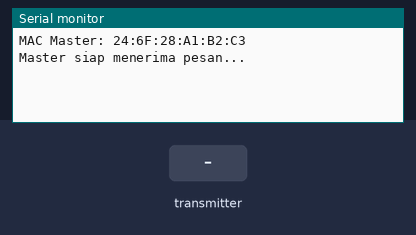
A sketch run on a simulated ESP32. On the bench: the last lines printed to the serial monitor. Inputs (shaded band) come from the test bench.

Above: at 2.2 s.
2.3 s: the transmitter starts sending id = 0
At 2.61 s:
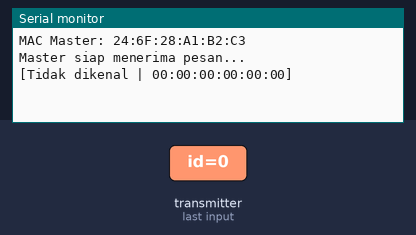
4.3 s: the transmitter starts sending text = 0
At 4.61 s:
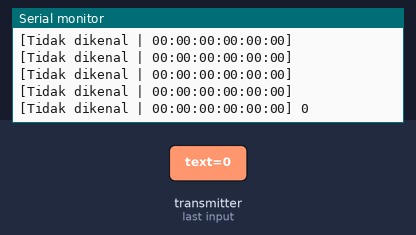
5.8 s: the transmitter starts sending text = 1
At 6.11 s:
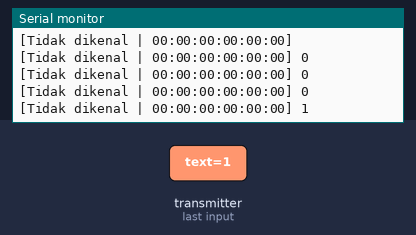

Measured:
- after the input at 2.3 s, the serial monitor: prints a new line at once (image 1)
- after the input at 4.3 s, the serial monitor: prints a new line at once (image 2)
- after the input at 5.8 s, the serial monitor: prints a new line at once (image 3)

The sketch:

Master.ino
```cpp
/*
  ESP-NOW Many to One - MASTER (Penerima)
  Master  : cc:7b:5c:f2:2e:e0
  Slave 1 : a4:f0:0f:91:95:60
  Slave 2 : 20:9b:a9:b1:c4:80

  Master menerima pesan teks dari Slave 1 dan Slave 2,
  lalu menampilkannya di Serial Monitor (115200 baud).
*/

#include <WiFi.h>
#include <esp_now.h>

// MAC address slave
uint8_t slave1MAC[] = {0xA4, 0xF0, 0x0F, 0x91, 0x95, 0x60};
uint8_t slave2MAC[] = {0x20, 0x9B, 0xA9, 0xB1, 0xC4, 0x80};

// Struktur pesan (harus sama dengan di slave)
typedef struct {
  uint8_t id;        // ID pengirim (1 atau 2)
  char text[200];    // isi pesan
} Pesan;

Pesan pesanMasuk;

const char* namaPengirim(const uint8_t *mac) {
  if (memcmp(mac, slave1MAC, 6) == 0) return "Slave 1";
  if (memcmp(mac, slave2MAC, 6) == 0) return "Slave 2";
  return "Tidak dikenal";
}

// Callback saat data diterima
// Core ESP32 v3.x : (const esp_now_recv_info_t *info, const uint8_t *data, int len)
// Core ESP32 v2.x : (const uint8_t *mac, const uint8_t *data, int len)
#if ESP_ARDUINO_VERSION_MAJOR >= 3
void onDataRecv(const esp_now_recv_info_t *info, const uint8_t *data, int len) {
  const uint8_t *mac = info->src_addr;
#else
void onDataRecv(const uint8_t *mac, const uint8_t *data, int len) {
#endif
  if (len != sizeof(Pesan)) return;
  memcpy(&pesanMasuk, data, sizeof(Pesan));
  pesanMasuk.text[sizeof(pesanMasuk.text) - 1] = '\0';

  Serial.printf("[%s | %02X:%02X:%02X:%02X:%02X:%02X] %s\n",
                namaPengirim(mac),
                mac[0], mac[1], mac[2], mac[3], mac[4], mac[5],
                pesanMasuk.text);
}

void setup() {
  Serial.begin(115200);
  delay(1000);

  WiFi.mode(WIFI_STA);
  Serial.print("MAC Master: ");
  Serial.println(WiFi.macAddress());   // harus cc:7b:5c:f2:2e:e0

  if (esp_now_init() != ESP_OK) {
    Serial.println("ESP-NOW gagal diinisialisasi");
    return;
  }

  esp_now_register_recv_cb(onDataRecv);
  Serial.println("Master siap menerima pesan...");
}

void loop() {
  // Master hanya menunggu pesan masuk (ditangani callback)
}
```
